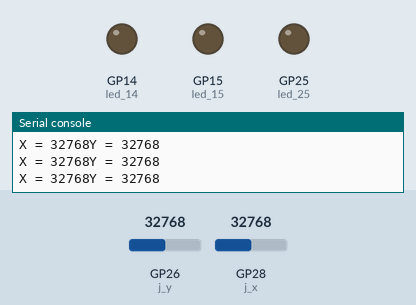
A program run on a simulated Raspberry Pi Pico running MicroPython. Parts: output pins drawn as LEDs (lit = HIGH), the last lines printed to the serial console. The inputs (shaded band) are chosen by the test bench; at power-on: GP26 (j_y) = 32768, GP28 (j_x) = 32768 (analog values on the 0–65535 scale).

Above: at 1.2 s.
1.3 s: GP26 (j_y) set to 1120
2.8 s: GP26 (j_y) set to 880
At 3.7 s:
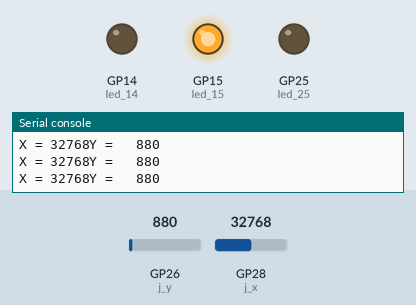
4.3 s: GP28 (j_x) set to 30784
5.8 s: GP28 (j_x) set to 29392
At 6.4 s:
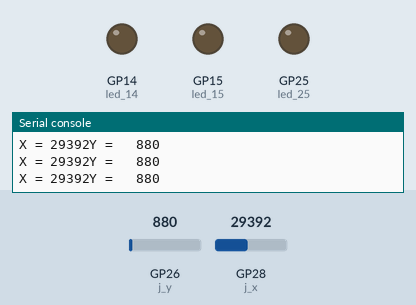
7.3 s: GP28 (j_x) set to 1088
8.8 s: GP28 (j_x) set to 928
At 10.2 s:
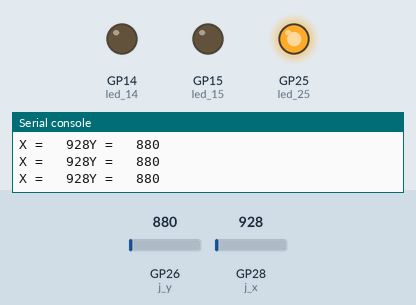
Timing chart, 0 to 11.3 s (numbered marks = the images above; inputs shaded):
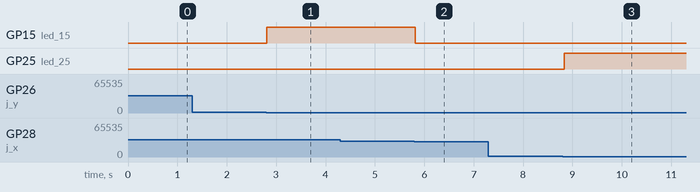

The program:

joy_stick_chang_light.py
```python
import machine
import utime

led_14 = machine.Pin(14, machine.Pin.OUT)
led_15 = machine.Pin(15, machine.Pin.OUT)
led_25 = machine.Pin(25, machine.Pin.OUT)

j_x = machine.ADC(2)
j_y = machine.ADC(0)

def var():
    read_x = j_x.read_u16()
    read_y = j_y.read_u16()

    print('{}{:5}{}{:5}'.format('X = ',read_x,'Y = ',read_y))

    if (read_x < 10000) and (read_y > 60000):
        led_14.on()
        utime.sleep(0.1)

    elif (read_x < 1000) and (read_y < 1000):
        led_25.on()
        utime.sleep(0.1)

    elif (read_x > 30000) and (read_y < 1000):
        led_15.on()
        utime.sleep(0.1)
    else:
        led_14.off()
        led_15.off()
        led_25.off()
        utime.sleep(0.1)


while True:
    var()
```

Measured:
- the behaviour switches between 1008 and 992 on GP26 (j_y) (found by bisection; images 0 and 1)
- the behaviour switches between 30016 and 30000 on GP28 (j_x) (found by bisection; images 1 and 2)
- the behaviour switches between 1008 and 992 on GP28 (j_x) (found by bisection; images 2 and 3)
- after the input at 2.8 s, GP15 (led_15): LOW → HIGH at once
- after the input at 5.8 s, GP15 (led_15): HIGH → LOW at once
- after the input at 8.8 s, GP25 (led_25): LOW → HIGH at once
